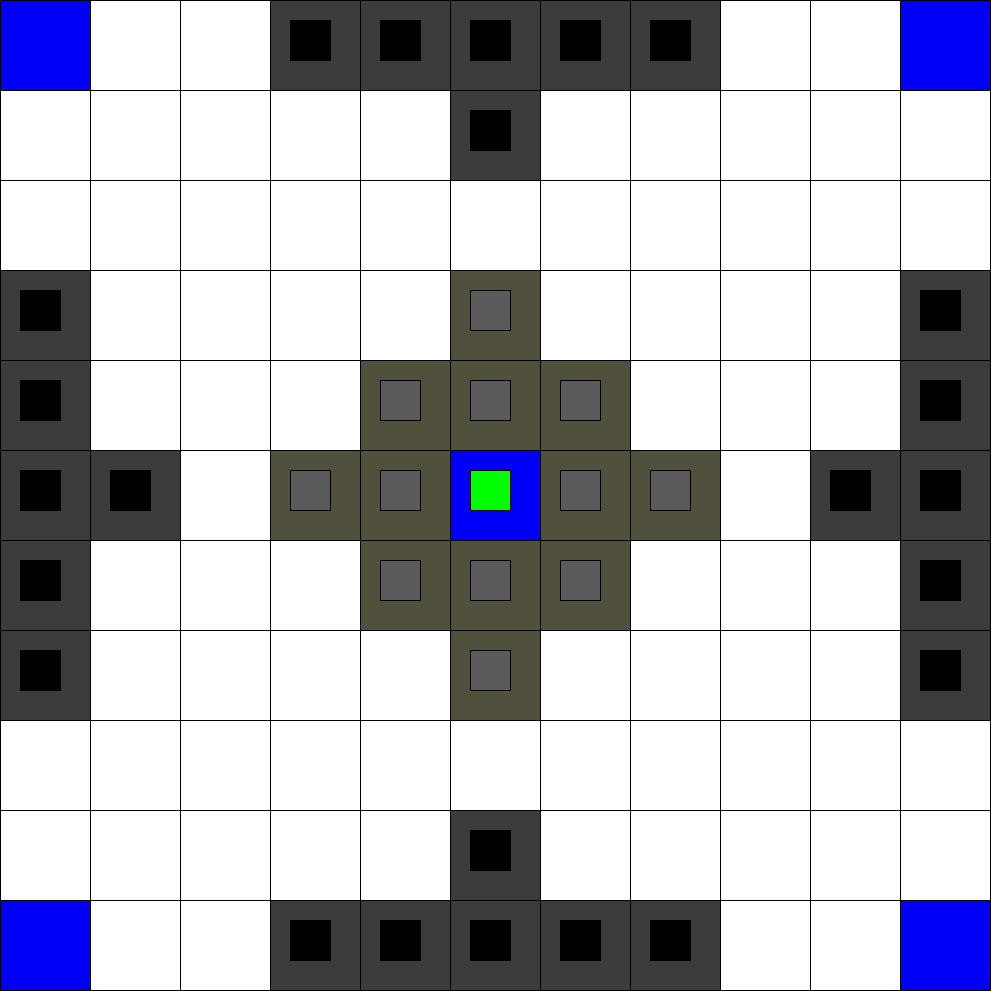
Frame 1 (no input)
Frame 60 (the mouse pressed at the canvas centre just before this capture): identical to frame 1, image omitted
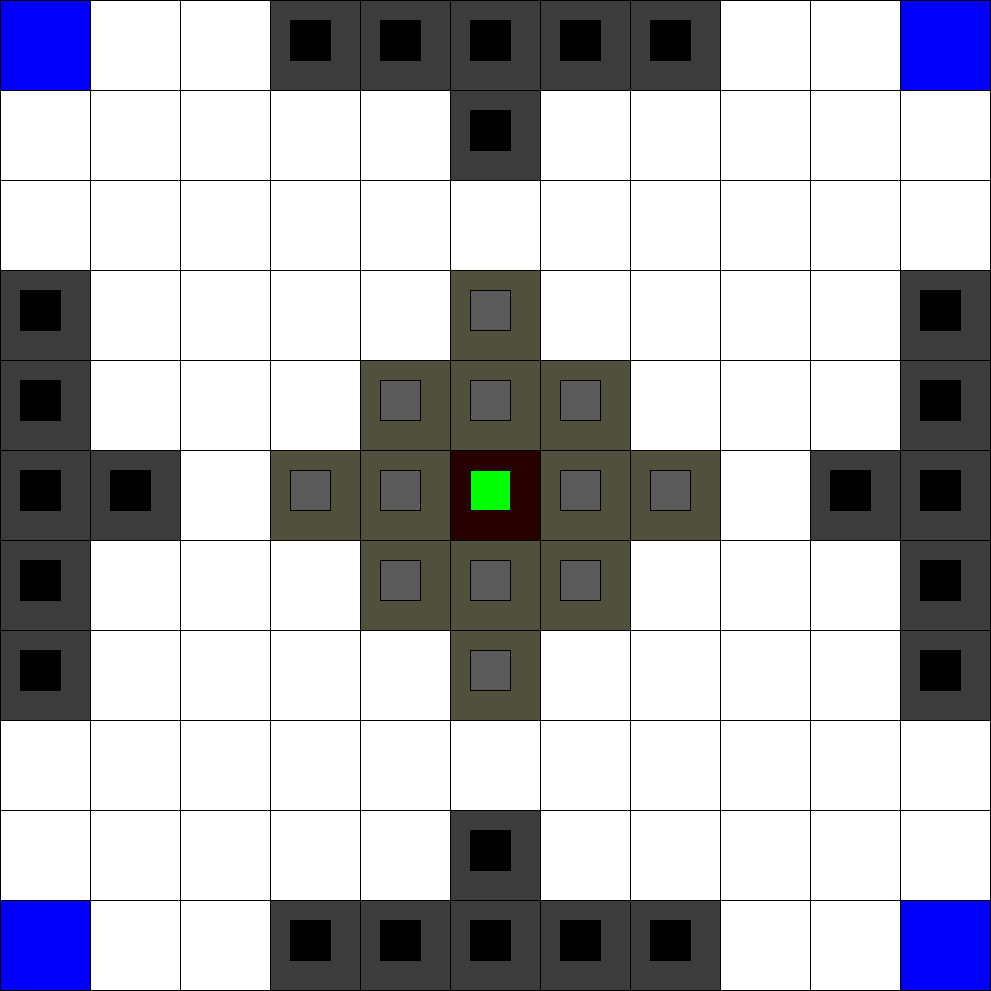
Frame 120 (the mouse held since frame 60 and released just before this capture)

The Processing sketch that drew these frames (run headless with seeded random() and noise(); from frame 60 on, the mouse is pressed at the canvas centre):

// Processing sketch: Bridgr_s_Hnefatafl
// ── Bridgr_s_Hnefatafl.pde
int[] squares = new int[121];

boolean isSelected = false;
int selectX = 0;
int selectY = 0;

void setup()
{
  size(991, 991);
  background(150, 80, 0);


  squares[ 3 + 0 * 11] = 1;
  squares[ 4 + 0 * 11] = 1;
  squares[ 5 + 0 * 11] = 1;
  squares[ 6 + 0 * 11] = 1;
  squares[ 7 + 0 * 11] = 1;
  squares[ 5 + 1 * 11] = 1;
  squares[ 0 + 4 * 11] = 1;
  squares[ 0 + 5 * 11] = 1;
  squares[ 0 + 6 * 11] = 1;
  squares[ 0 + 7 * 11] = 1;
  squares[ 0 + 3 * 11] = 1;
  squares[ 1 + 5 * 11] = 1;
  squares[ 10 + 4 * 11] = 1;
  squares[ 10 + 5 * 11] = 1;
  squares[ 10 + 6 * 11] = 1;
  squares[ 10 + 7 * 11] = 1;
  squares[ 10 + 3 * 11] = 1;
  squares[ 9 + 5 * 11] = 1;
  squares[ 3 + 10 * 11] = 1;
  squares[ 4 + 10 * 11] = 1;
  squares[ 5 + 10 * 11] = 1;
  squares[ 6 + 10 * 11] = 1;
  squares[ 7 + 10 * 11] = 1;
    squares[ 5 + 9 * 11] = 1;


  
  squares[ 4 + 4 * 11] = 2;
  squares[ 4 + 5 * 11] = 2;
  squares[ 4 + 6 * 11] = 2;
  squares[ 3 + 5 * 11] = 2;
  squares[ 5 + 3 * 11] = 2;
  squares[ 5 + 4 * 11] = 2;
  squares[ 6 + 4 * 11] = 2;
  squares[ 6 + 5 * 11] = 2;
  squares[ 6 + 6 * 11] = 2;
  squares[ 7 + 5 * 11] = 2;
  squares[ 5 + 6 * 11] = 2;
  squares[ 5 + 7 * 11] = 2;
  

  squares[ 5 + 5 * 11] = 3;
}

void draw()
{
  rect(0, 0, 94, 94);
  rect(0, 90, 94, 94);
  rect(0, 180, 94, 94);
  rect(0, 270, 94, 94);
  rect(0, 360, 94, 94);
  rect(0, 450, 94, 94);
  rect(0, 540, 94, 94);
  rect(0, 630, 94, 94);
  rect(0, 720, 94, 94);
  rect(0, 810, 94, 94);
  rect(0, 900, 94, 94);


  for (int i=0; i<11; i=i+1)
  {
    for (int j=0; j<11; j=j+1)
    {
      stroke(0, 0, 0);
      fill(255, 255, 255);
      if (i>2 && i< 8 && j == 0)
      {
        fill(60, 60, 60);
      }

      if (i>4 && i< 6 && j == 1)
      {
        fill(60, 60, 60);
      }

      if (i == 0 && j>2 && j<8)
      {
        fill(60, 60, 60);
      }
      if (i == 1 && j>4 && j<6)
      {
        fill(60, 60, 60);
      }
      if (i == 9 && j>4 && j<6)
      {
        fill(60, 60, 60);
      }

      if (i == 10 && j>2 && j<8)
      {
        fill(60, 60, 60);
      }
      if (i > 2 && i<8 && j ==10)
      {
        fill(60, 60, 60);
      }
      if (i > 4 && i<6 && j == 9)
      {
        fill(60, 60, 60);
      }
      if (i > 2 && i <8 && j==5)
      {
        fill(80, 80, 60);
      }
      if (i>4 && i<6 && j>2 && j<8)
      {
        fill(80, 80, 60);
      }

      if (i>3 && i<7 && j>3 && j<7)
      {
        fill(80, 80, 60);
      }
      if (i==0 && j==0)
      {
        fill(0, 0, 250);
      }
      if (i==5 && j==5)
      {
        fill(0, 0, 250);
      }
      if (i==0 && j==10)
      {
        fill(0, 0, 250);
      }
      if (i==10 && j==0)
      {
        fill(0, 0, 250);
      }
      if (i==10 && j==10)
      {
        fill(0, 0, 250);
      }

      if (isSelected && selectX == i && selectY == j)
      {
         fill(random(255), 0, 0);
         
      }

      rect(90*i, 90*j, 90, 90);



      if (squares[i+ j * 11] == 1)
      {
        fill(0);
        rect(i*90+20, j*90+20, 40, 40);
      } 
      if (squares[i+ j * 11] == 2)
      {
        fill(90);
        rect(i*90+20, j*90+20, 40, 40);
      }

      if (squares[i+ j * 11] == 3)
      {
        fill(0, 255, 0);
        rect(i*90+20, j*90+20, 40, 40);
      }
    }
  }
}


void mousePressed()
{
   int nextSelectX = mouseX / 90;
   int nextSelectY = mouseY / 90; 

   if (isSelected && squares[nextSelectX + nextSelectY * 11] == 0) {
      squares[nextSelectX + nextSelectY * 11] = squares[selectX + selectY * 11];
      squares[selectX + selectY * 11] = 0;
      isSelected = false;
      return;
   }

   if (squares[nextSelectX + nextSelectY * 11] != 0)
   {
     selectX = nextSelectX;
     selectY = nextSelectY;
     isSelected = true; 
   }
   else 
   {
     isSelected = false;
   }

}
